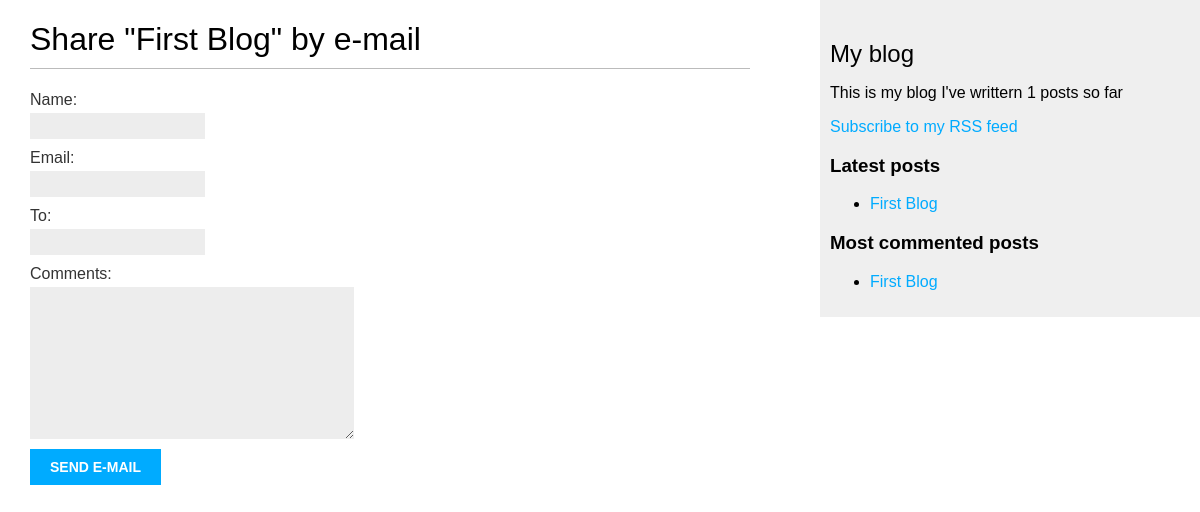
Before: /blog/1/share/ with the older database file.
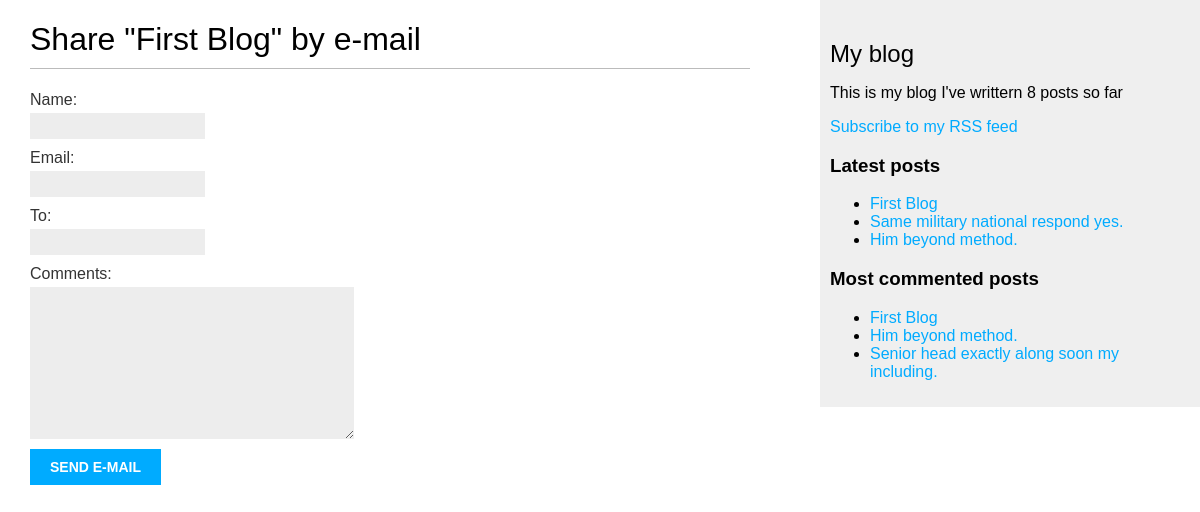
After: the same page with the newer database file.
### blog/models.py (models this page shows, shortened)
class Post(models.Model):
  class Status(models.TextChoices):
    DRAFT = 'DF', 'Draft'
    PUBLISHED = 'PB', 'Published'
  title = models.CharField(max_length=250)
  slug = models.SlugField(
    max_length=250,
    unique_for_date='publish'
    )
  author = models.ForeignKey(
    settings.AUTH_USER_MODEL,
    on_delete=models.CASCADE,
    related_name='blog_post'
  )
  body = models.TextField()
  publish = models.DateTimeField(default=timezone.now)
  created = models.DateTimeField(auto_now_add=True)
  updated = models.DateTimeField(auto_now=True)
  status = models.CharField(
    max_length=2,
    choices=Status,
    default=Status.DRAFT
  )
  objects = models.Manager()
  published = PublishedManger()
  tags = TaggableManager()
  class Meta:
    ordering = ['-publish']
    indexes = [
      models.Index(fields=['-publish'])
    ]
  def get_absolute_url(self):
    return reverse(
      'blog:post_detail',
      args=[
        self.publish.year,
        self.publish.month,
        self.publish.day,
        self.slug
        ])

### blog/views.py (the view)
# urls.py: path('<int:post_id>/share/', views.post_share, name='post_share'),
def post_share(request, post_id):
  post = get_object_or_404(
    Post,
    id=post_id,
    status=Post.Status.PUBLISHED
  )
  sent = False
  if request.method == 'POST':
    form = EmailPostForm(request.POST)
    if form.is_valid():
      cd = form.cleaned_data
      post_url = request.build_absolute_uri(
        post.get_absolute_url()
      )
      subject = (
        f"{cd['name']} ({cd['email']})"
        f"recommends you read {post.title}"
      )
      message = (
        f"Read {post.title} at {post_url}\n\n"
        f"{cd['name']}\'s comments: {cd['comments']}"
      )
      send_mail(
        subject=subject,
        message=message,
        from_email=None,
        recipient_list=[cd['to']]
      )
      sent = True
  else:
    form = EmailPostForm()
  return render(
    request, 'blog/post/share.html', {
      'post': post,
      'form': form,
      'sent': sent
    }
  )

### blog/forms.py
class EmailPostForm(forms.Form):
  name = forms.CharField(max_length=25)
  email = forms.EmailField()
  to = forms.EmailField()
  comments = forms.CharField(
    required=False,
    widget=forms.Textarea
  )

### blog/models.py (called while the page is built)
  def get_queryset(self):
    return (
      super().get_queryset().filter(status=Post.Status.PUBLISHED)
    )

### blog/templatetags/blog_tags.py (called while the page is built)
@register.simple_tag
def total_posts():
  return Post.published.count()

@register.inclusion_tag('blog/post/latest_posts.html')
def show_latest_posts(count=5):
  latest_posts = Post.published.order_by('-publish')[:count]
  return {'latest_posts': latest_posts}

@register.simple_tag
def get_most_commented_posts(count=3):
  return Post.published.annotate(total_comments=Count('comments')
  ).order_by('-total_comments')[:count]

### blog/templates/blog/post/share.html (shortened to what this page needs)
{% extends "blog/base.html" %}
{% block content %}
  {% if sent %}
    <h1>Email successfully sent</h1>
    <p>
      "{{ post.title }}" was succesfuly sent to {{ form.cleaned_data.to }}.
    </p>
  {% else %}
    <h1>Share "{{ post.title }}" by e-mail</h1>
    <form method="post">
      {{ form.as_p }}
      <input type="submit" value="Send e-mail" id="">
    </form>
  {% endif %}
{% endblock %}

### blog/templates/blog/base.html (shortened to what this page needs)
{% load blog_tags %}
{% load static %}
<!DOCTYPE html>
<html lang="en">
<head>
  <link rel="stylesheet" href="{% static "css/blog.css" %}">
</head>
<body>
  <div id="content">
    {% block content %}
    {% endblock %}
  </div>
  <div id="sidebar">
    <h2>My blog</h2>
    <p>This is my blog
      I've writtern {% total_posts %} posts so far
    </p>
    <p>
      <a href="{% url "blog:post_feed" %}">
        Subscribe to my RSS feed
      </a>
    </p>
    <h3>Latest posts</h3>
    {% show_latest_posts 3 %}
    <h3>Most commented posts</h3>
    {% get_most_commented_posts as most_commented_posts %}
    <ul>
      {% for post in most_commented_posts %}
        <li>
          <a href="{{ post.get_absolute_url }}">
            {{ post.title }}
          </a>
        </li>
      {% endfor %}
    </ul>
  </div>
</body>
</html>

### blog/templates/blog/post/latest_posts.html
<ul>
    {% for post in latest_posts %}
      <li>
        <a href="{{ post.get_absolute_url }}">{{ post.title }}</a>
      </li>
    {% endfor %}
</ul>

Changed rows visible on the page:
added Post: title "Same military national respond yes.", shown under "Latest posts"
added Post: title "Him beyond method."
added Post: title "Senior head exactly along soon my including.", shown under "Most commented posts"
Other visible differences:
text no longer shown: "1"
text now shown: "8"
